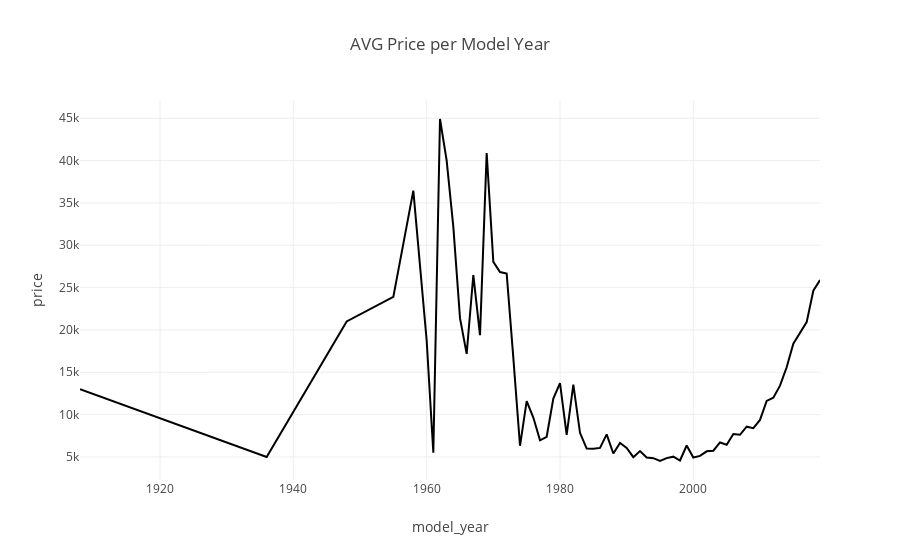

The code cell stored with this chart in its notebook:
### Code cell
px.line(avg_price_per_year, x='model_year', y='price', title='AVG Price per Model Year')

### Figure 1 — Plotly figure (JSON) as saved in the notebook; plotly's stock layout.template omitted (floating-point values rounded to 4 significant figures)
{"data": [{"hovertemplate": "model_year=%{x}<br>price=%{y}<extra></extra>", "legendgroup": "", "line": {"color": "#000001", "dash": "solid"}, "marker": {"symbol": "circle"}, "mode": "lines", "name": "", "orientation": "v", "showlegend": false, "type": "scatter", "x": ["1908", "1936", "1948", "1955", "1958", "1960", "1961", "1962", "1963", "1964", "1965", "1966", "1967", "1968", "1969", "1970", "1971", "1972", "1973", "1974", "1975", "1976", "1977", "1978", "1979", "1980", "1981", "1982", "1983", "1984", "1985", "1986", "1987", "1988", "1989", "1990", "1991", "1992", "1993", "1994", "1995", "1996", "1997", "1998", "1999", "2000", "2001", "2002", "2003", "2004", "2005", "2006", "2007", "2008", "2009", "2010", "2011", "2012", "2013", "2014", "2015", "2016", "2017", "2018", "2019"], "xaxis": "x", "y": [12995, 5000, 21000, 23900, 36450, 18750, 5500, 44910.0, 40000, 32180, 21390.0, 17180.0, 26485, 19390.0, 40900, 28040.0, 26830.0, 26660, 16700.0, 6317.0, 11600, 9650.0, 6956.0, 7383.0, 11890.0, 13720, 7606.0, 13530.0, 7850, 5986.0, 5978.0, 6064.0, 7669.0, 5409.0, 6661.0, 6066.0, 4972.0, 5687.0, 4936.0, 4856.0, 4520.0, 4861.0, 5034.0, 4576.0, 6348.0, 4934.0, 5120.0, 5664.0, 5739.0, 6706.0, 6447.0, 7706.0, 7615.0, 8567.0, 8393.0, 9368.0, 11620.0, 12000.0, 13410.0, 15590.0, 18380.0, 19570.0, 20920.0, 24640.0, 25890.0], "yaxis": "y"}], "layout": {"legend": {"tracegroupgap": 0}, "title": {"text": "AVG Price per Model Year"}, "xaxis": {"anchor": "y", "domain": [0, 1], "title": {"text": "model_year"}}, "yaxis": {"anchor": "x", "domain": [0, 1], "title": {"text": "price"}}}}
